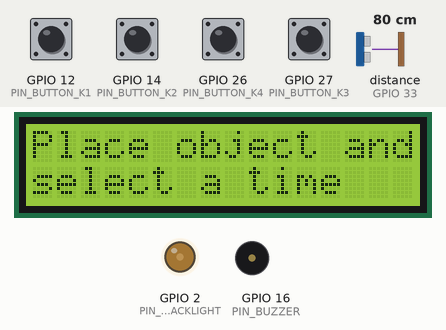
A program run on a simulated ESP32. Shown: 16×2 character LCD, output pins drawn as LEDs (lit = HIGH), buzzer (waves = sounding, pin HIGH). Wiring (inferred from the names in the program): ultrasonic range finder: trigger GPIO 32; echo GPIO 33. The test bench sets the inputs (shaded band); at power-on: GPIO 12 (PIN_BUTTON_K1), GPIO 14 (PIN_BUTTON_K2), GPIO 26 (PIN_BUTTON_K4), GPIO 27 (PIN_BUTTON_K3) HIGH, distance to the obstacle (sensor on GPIO 33) 80 cm. The echo pulse lasts 58.3 µs per cm; pins used as bus, display or sensor lines are not drawn; what the program prints to the serial monitor is not drawn.

Above: at 7.2 s.
7.3 s: distance to the obstacle (sensor on GPIO 33) set to 6 cm
10.3 s: distance to the obstacle (sensor on GPIO 33) set to 3 cm
At 10.9 s:
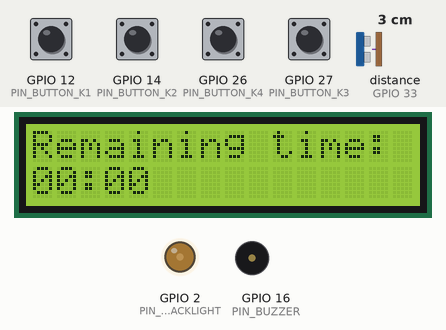
11.8 s: distance to the obstacle (sensor on GPIO 33) set to 9 cm
At 12.8 s:
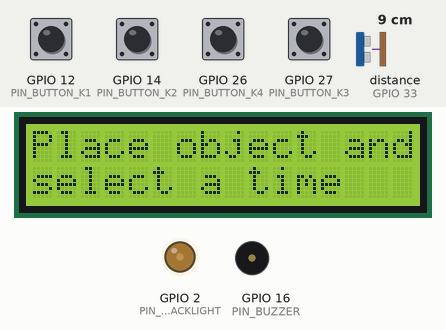
13.4 s: distance to the obstacle (sensor on GPIO 33) set to 2 cm
At 14.4 s:
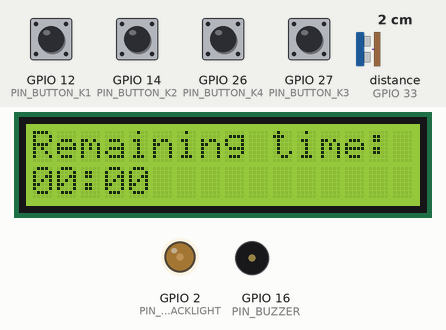
14.9 s: GPIO 26 (PIN_BUTTON_K4) pulled LOW for 0.15 s
At 15.2 s:
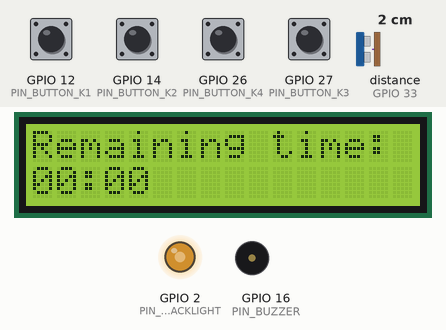
16.5 s: GPIO 12 (PIN_BUTTON_K1) pulled LOW for 0.15 s
At 17.3 s:
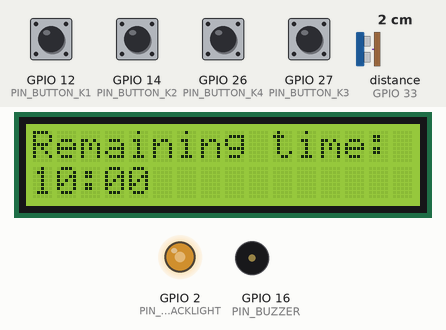
Timing chart, 0 to 19.1 s (numbered marks = the images above; inputs shaded):
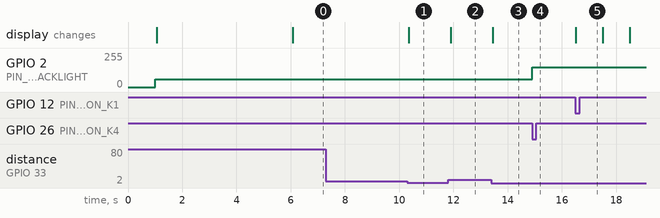

Measured:
- the behaviour switches between 5 and 4 cm on distance to the obstacle (sensor on GPIO 33) (found by bisection; images 0 and 1)
- after the input at 10.3 s, the display: changes after 0.05 s (image 1)
- after the input at 11.8 s, the display: changes after 0.10 s (image 2)
- after the input at 13.4 s, the display: changes after 0.05 s (image 3)
- after the input at 14.9 s, GPIO 2 (PIN_LCD_BACKLIGHT): 60/255 → 149/255 at once
- after the input at 16.5 s, the display: changes at once (image 5)

The program:

main.cpp
```cpp
#include "config.h"
#include "components/buttons.h"
#include "components/buzzer.h"
#include "components/distance_sensor.h"
#include "components/lcd_display.h"
#include <Arduino.h>

int timer_length = 0;
int remaining_sec = 0;
bool timer_running = false;
int brightness = 0;
unsigned long last_tick = 0;
unsigned long last_dist_sample = 0;
int dist = 0;

// put function declarations here:

void setup() {
  Serial.begin(115200);
  delay(1000);
  buttons_init();
  distance_init();
  buzzer_init();
  lcd_init();
  lcd_set_brightness(brightness);

  Serial.print("[MAIN] Printing start up \n");
  lcd_print_startup();
  Serial.print("[MAIN] Start up over\n");

}

void loop() {

  if(millis() - last_dist_sample > 100) {
    dist = get_distance();
    last_dist_sample = millis();
}
  Serial.printf("[MAIN] Distance: %f\n", dist);
  unsigned long current_tick = millis();

  if(!timer_running) {
    if(dist >= 4.5) {
      lcd_place_object();
    } else {
      Serial.printf("Scanning button inputs\n");
      buttons_update_system(&timer_length, &brightness , timer_running);
      lcd_update_screen(remaining_sec / 60, remaining_sec % 60);

      if(timer_length > 0) {
        remaining_sec = timer_length * 60;
        Serial.printf("Timer length set: %d minutes. Starting...\n", timer_length);
        lcd_update_screen(remaining_sec / 60, remaining_sec % 60);
        timer_running = true;
        last_tick = current_tick;
      }

    }
  } else { // timer runnning

    if(dist < 4.5) {
      int old_timer_length = timer_length;

      buttons_update_system(&timer_length, &brightness, timer_running);

      if(timer_length > old_timer_length) {
        remaining_sec += (timer_length - old_timer_length) * 60;

        lcd_update_screen(remaining_sec / 60, remaining_sec % 60);
        Serial.printf("Added 1 minute %d", remaining_sec);
      }
    }

     // check if one second has passed
    if(current_tick - last_tick >= 1000) {
      last_tick += 1000;

      // only reduce time if object is present
      if(dist < 4.5 && remaining_sec > 0) {
        remaining_sec--;
        lcd_update_screen(remaining_sec / 60, remaining_sec % 60);
      }
    }

    if (remaining_sec <= 0) {

    lcd_show_timeout();
    buzzer_on();

    if (dist > 4.5) {
        timer_length = 0;
        timer_running = false;
        buzzer_off();
    }

    }
    else {

    // object removed warning
    if(dist > 4.5) {
        Serial.print("Buzzer on\n");
        buzzer_on();
        lcd_place_object_back();

    } else {
          buzzer_off();
      }
    }

  //   // sound buzzer if object not present
  //   if(dist > 4.5 && remaining_sec > 0) {
  //     Serial.print("Buzzer on\n");
  //     buzzer_on();
  //     lcd_place_object_back();
  //   } else {
  //     buzzer_off();
  //   }

  //   // time out
  //   if (remaining_sec <= 0) {
  //       lcd_show_timeout();
  //       buzzer_on();
  //       if (dist > 4.5) {
  //           timer_length = 0;
  //           timer_running = false;
  //           buzzer_off();
  //       }
  //   }
  }

}
```

buttons.cpp
```cpp
#include "buttons.h"
#include "config.h"
#include "lcd_display.h"

static unsigned long last_press_time[4] = {0, 0, 0, 0};
// active low buttons
static bool last_state[4] = {true, true, true, true};
static const unsigned long DEBOUNCE_MS = 100;


void buttons_init() {
    // initialize button pins
    pinMode(PIN_BUTTON_K1, INPUT_PULLUP);
    pinMode(PIN_BUTTON_K2, INPUT_PULLUP);
    pinMode(PIN_BUTTON_K3, INPUT_PULLUP);
    pinMode(PIN_BUTTON_K4, INPUT_PULLUP);

    Serial.println("Buttons initialized.");
}

static uint8_t buttons_debounced() {
    uint8_t triggered = 0;
    unsigned long now  = millis();

    const int pins[4] = {
        PIN_BUTTON_K1, PIN_BUTTON_K2,
        PIN_BUTTON_K3, PIN_BUTTON_K4
    };

    for (int i = 0; i < 4; i++) {
        bool current_state = digitalRead(pins[i]);

        // Detect falling edge (unpressed → pressed) with debounce window
        if (current_state == LOW && last_state[i] == HIGH) {
            if (now - last_press_time[i] >= DEBOUNCE_MS) {
                triggered      |= (1 << i);
                last_press_time[i] = now;
            }
        }
        last_state[i] = current_state;
    }
    return triggered;
}

void buttons_update_system(int* timer_len, int* brightness, bool timer_running) {
    // create an 8 bit bus for buttons
    uint8_t button_bus = buttons_debounced();

    if (button_bus == 0) return;

    // check if more than one button is pressed
    if ((button_bus & (button_bus - 1)) != 0) {
        Serial.printf("Multiple buttons pressed, ignoring input\n");
        return;
    }

    if (button_bus == 0b0001) {
        if(!timer_running) {
            *timer_len = 10;
            Serial.printf("Button 1: 10 min set\n");
        }
    }
    else if (button_bus == 0b0010) {
        if(!timer_running) {
            *timer_len = 5;
            Serial.printf("Button 2: 5 min set\n");
        }
    }
    else if (button_bus == 0b0100) {
        *timer_len += 1;
        Serial.printf("Button 3: Increment. Total: %d\n", *timer_len);
    }
    else if (button_bus == 0b1000) {

        if(*brightness >= 2) {
            *brightness = 0;
            Serial.printf("Button 4: brightness reset to min\n");

        } else {
            *brightness += 1;
            Serial.printf("Button 4: Increasing brightness to %d\n", *brightness);
        }
        lcd_set_brightness(*brightness);
    }

}
```

buttons.h
```cpp
#ifndef BUTTONS_H
#define BUTTONS_H

#include <Arduino.h>

// Function declarations

void buttons_init();

void buttons_update_system(int* timer_len, int* brightness, bool timer_running);

#endif
```

buzzer.cpp
```cpp
#include "buzzer.h"
#include "config.h"

#define BUZZER_CHANNEL 5

void buzzer_init() {
    // Initialize
        // pinMode(PIN_BUZZER, INPUT_PULLUP);
    // Attach PWM directly to the pin
    ledcSetup(BUZZER_CHANNEL, BUZZER_FREQ, BUZZER_RESOLUTION);
    ledcAttachPin(PIN_BUZZER, BUZZER_CHANNEL);

}

void buzzer_on() {
    // Buzzer ON
    ledcWrite(BUZZER_CHANNEL, 128);
}

void buzzer_off() {
    ledcWrite(BUZZER_CHANNEL, 0);
}
```

buzzer.h
```cpp
#ifndef BUZZER_H
#define BUZZER_H

#include <Arduino.h>
void buzzer_init();

void buzzer_on();

void buzzer_off();

#endif
```

distance_sensor.cpp
```cpp
#include "distance_sensor.h"
#include "config.h"

void distance_init() {
    pinMode(PIN_ULTRASONIC_TRIG, OUTPUT);
    pinMode(PIN_ULTRASONIC_ECHO, INPUT);
    Serial.println("Distance sensor initialized");
}

float get_distance() {
    // start trigger low
    digitalWrite(PIN_ULTRASONIC_TRIG, LOW);
    delayMicroseconds(2);

    // send 10 microsecond high pulse
    digitalWrite(PIN_ULTRASONIC_TRIG, HIGH);
    delayMicroseconds(10);
    digitalWrite(PIN_ULTRASONIC_TRIG, LOW);


    long duration = pulseIn(PIN_ULTRASONIC_ECHO, HIGH, 60000);

    // datasheet equation: duration * speed of sound (0.0343 cm/us) / 2
    float distance = (duration * 0.0343) / 2.0;

    return distance;
}
```

distance_sensor.h
```cpp
#ifndef DISTANCE_SENSOR_H
#define DISTANCE_SENSOR_H

#include <Arduino.h>

void distance_init();

float get_distance();

#endif
```

config.h
```cpp
#ifndef CONFIG_H
#define CONFIG_H

// LCD Pins
#define PIN_LCD_RS 23
#define PIN_LCD_E  22
#define PIN_LCD_D4 21
#define PIN_LCD_D5 19
#define PIN_LCD_D6 18
#define PIN_LCD_D7 5

// LCD backlight and brightness
#define PIN_LCD_BACKLIGHT 2
#define LCD_PWM_FREQ 5000
#define LCD_PWM_RES 8

// HC-SR04 Distance Sensor
#define PIN_ULTRASONIC_TRIG 32
#define PIN_ULTRASONIC_ECHO 33

// 4-Button Module
#define PIN_BUTTON_K1 12
#define PIN_BUTTON_K2 14
#define PIN_BUTTON_K3 27
#define PIN_BUTTON_K4 26

// Buzzer
#define PIN_BUZZER 16
#define BUZZER_FREQ 440
#define BUZZER_RESOLUTION 8

#endif
```

lcd_display.cpp
```cpp
#include "lcd_display.h"
#include "config.h"
#include <LiquidCrystal.h>

//
LiquidCrystal lcd(PIN_LCD_RS, PIN_LCD_E, PIN_LCD_D4, PIN_LCD_D5, PIN_LCD_D6, PIN_LCD_D7);

const int pwm_chan = 0;
unsigned long lcd_last_place_object_update = 0;
unsigned long lcd_last_timeout_update = 0;


void lcd_set_brightness(int level);

void lcd_init() {
    ledcSetup(pwm_chan, LCD_PWM_FREQ, LCD_PWM_RES);

    ledcAttachPin(PIN_LCD_BACKLIGHT, pwm_chan);

    lcd_set_brightness(0);

    lcd.begin(16, 2);
    lcd.clear();
}

void lcd_update_screen(int mins, int secs) {
    lcd.setCursor(0,0);
    lcd.print("Remaining time: ");
    // update timer display

    lcd.setCursor(0, 1);
    if (mins < 10) lcd.print("0");

    lcd.print(mins);
    lcd.print(":");
    if(secs < 10 ) {
        lcd.print("0");
    }
    lcd.printf("%d         ",secs);
}

void lcd_set_brightness(int level) {
    // pwm levels
    const int brightness_level[] = {60, 150, 255};

    ledcWrite(pwm_chan, brightness_level[level]);
}

void lcd_print_startup() {
    lcd.setCursor(0,0);
    lcd.print("Thanks for using");
    lcd.setCursor(0,1);
    lcd.print("CustomStudyTimer");
    delay(5000);

    lcd.clear();
}

void lcd_place_object() {

    if(millis() - lcd_last_place_object_update < 1000) return;

    lcd.setCursor(0,0);
    lcd.print("Place object and");
    lcd.setCursor(0,1);
    lcd.print("select a time   ");

    lcd_last_place_object_update = millis();
}

void lcd_place_object_back() {
    lcd.setCursor(0,0);
    lcd.print("PLACE THAT BACK!");
}

void lcd_start() {
    lcd.setCursor(0,0);
    lcd.printf("STARTING\n");

}

void lcd_show_timeout() {
    if(millis() - lcd_last_timeout_update < 1000) return;

    lcd.setCursor(0, 0);
    lcd.print("    TIME UP!    ");
    lcd.setCursor(0,1);
    lcd.print("                ");

    lcd_last_place_object_update = millis();
}
```

lcd_display.h
```cpp
#ifndef LCD_DISPLAY_H
#define LCD_DISPLAY_H

#include <Arduino.h>


// initilize lcd display
void lcd_init();

// print start up message
void lcd_print_startup();

// update screen
void lcd_update_screen(int mins, int secs);

void lcd_set_brightness(int level);

void lcd_place_object();

void lcd_place_object_back();

void lcd_show_timeout();

#endif
```
